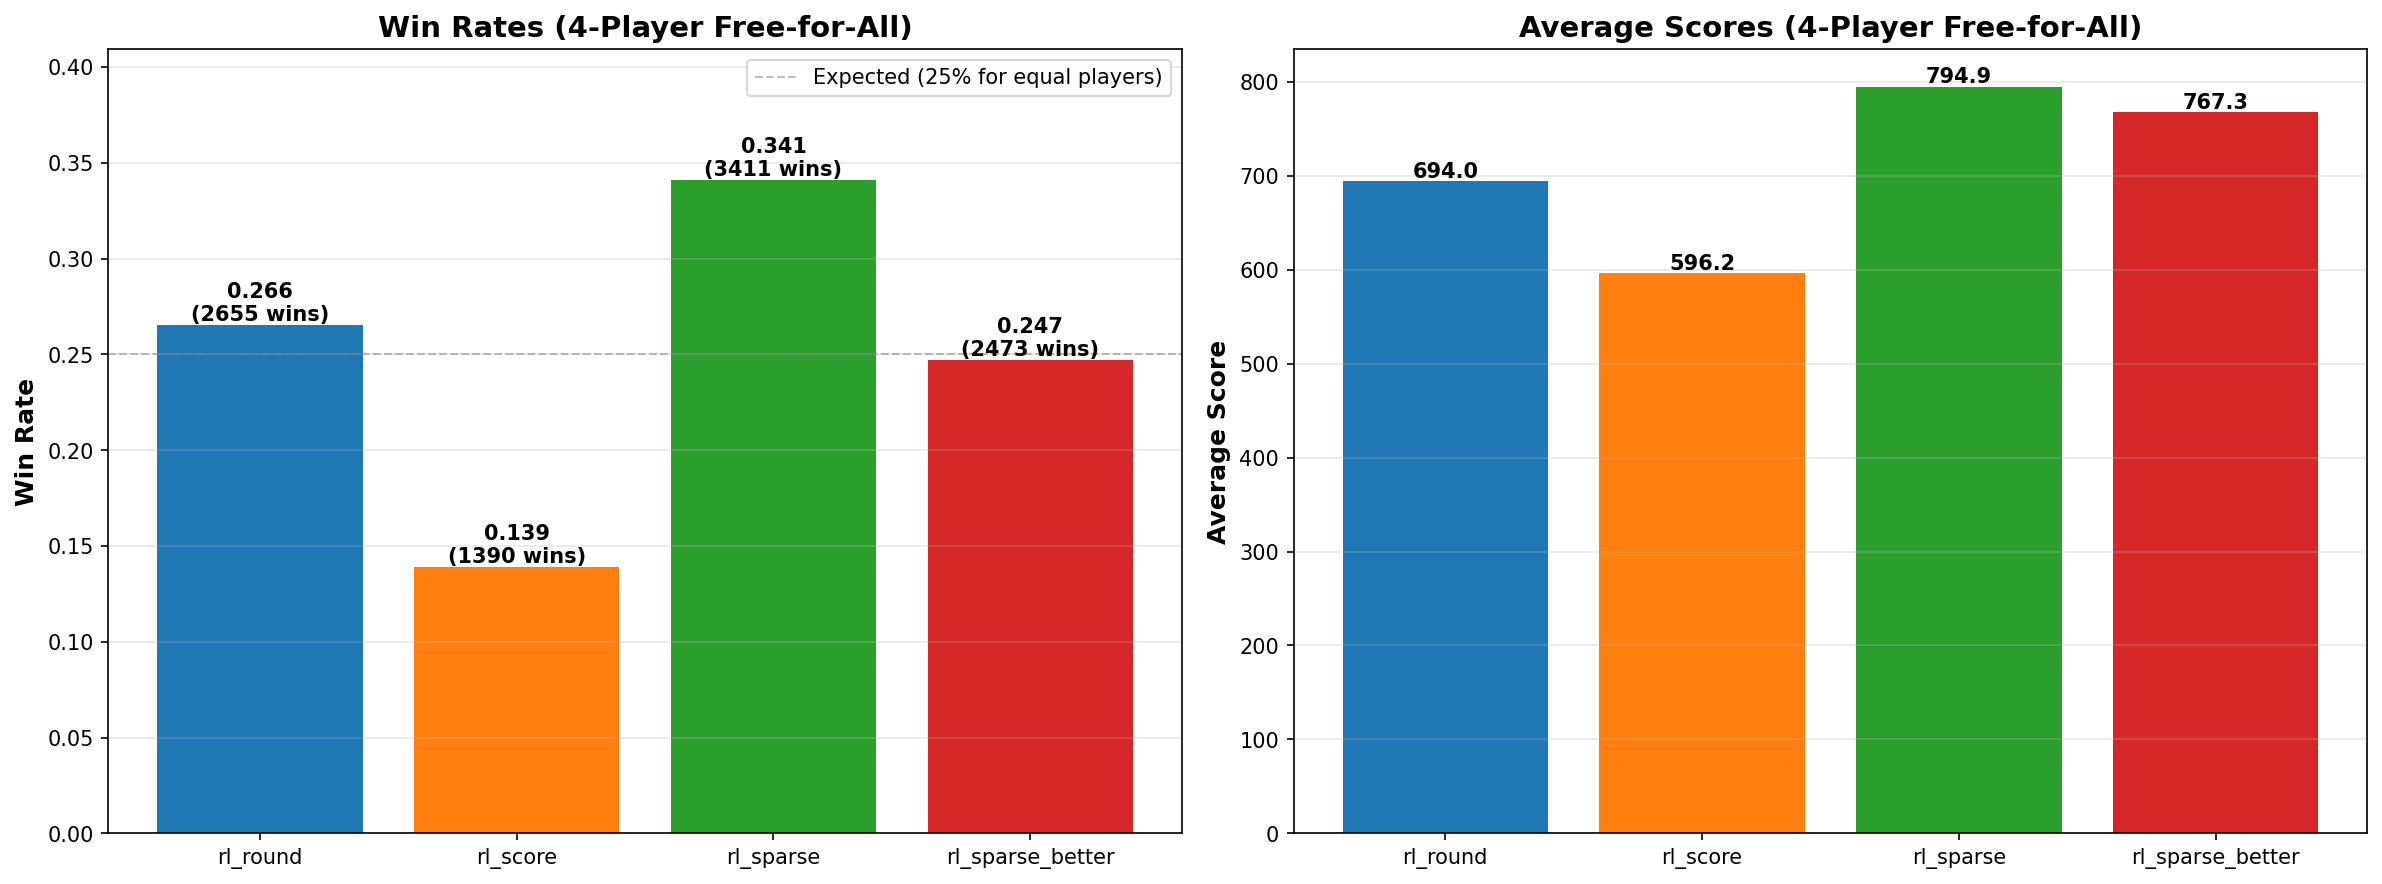

Write the Python code that produced this figure.
"""
PPO Agents Free-for-All Tournament

All 4 PPO agents (rl_round, rl_score, rl_sparse, rl_sparse_better) fight against
each other simultaneously in a 4-player free-for-all match.
"""

import sys
from pathlib import Path
from typing import List
import numpy as np
import matplotlib.pyplot as plt
import os
import copy
from contextlib import redirect_stdout
import importlib.util

# Add project root to path
project_root = Path(__file__).resolve().parent.parent
if str(project_root) not in sys.path:
    sys.path.insert(0, str(project_root))

from stable_baselines3 import PPO

# Add game_theory to path for imports
sys.path.insert(0, str(project_root / "game_theory"))
from bank import Bank
from players import Player

# ============================================================================
# CONFIGURATION
# ============================================================================

# Number of games to run
N_GAMES = 10000

# Number of rounds per game
ROUNDS = 10

# Model paths
MODEL_PATHS = {
    "rl_round": project_root / "big_rl" / "rl_round" / "RL_data" / "rl_bank_model_ppo_troll.zip",
    "rl_score": project_root / "big_rl" / "rl_score" / "RL_data" / "rl_bank_model_ppo_multi.zip",
    "rl_sparse": project_root / "big_rl" / "rl_sparse" / "RL_data" / "rl_bank_model_ppo_troll.zip",
    "rl_sparse_better": project_root / "big_rl" / "rl_sparse_better" / "RL_data" / "rl_bank_model_ppo_troll.zip",
}

# ============================================================================
# RL MODEL PLAYER WRAPPER
# ============================================================================

class RLModelPlayer(Player):
    """A Player wrapper that uses an RL model to make decisions."""
    
    def __init__(self, model, name: str = None, n_players: int = 4):
        """
        Initialize RL model player.
        
        Args:
            model: The trained PPO model
            name: Name of the player
            n_players: Total number of players in the game (for observation space)
        """
        super().__init__(name=name)
        self.model = model
        self.n_players = n_players
        self.score_scale = 5000.0  # Same normalization as in BankEnv
        
        # Get expected observation space size from the model
        obs_space = model.observation_space
        if hasattr(obs_space, 'shape'):
            self.expected_obs_size = obs_space.shape[0]
        else:
            # Fallback: assume it was trained with 1 opponent (2 players total)
            self.expected_obs_size = 6  # 1 + 1 + 2 + 2
    
    def state_to_observation(self, state: dict) -> np.ndarray:
        """
        Convert game state dictionary to observation array for the RL model.
        
        Observation format: [current_score, rounds_remaining, player_0_score, ..., 
                            player_n_score, player_0_in, ..., player_n_in]
        
        The observation is padded/truncated to match what the model expects.
        """
        # Build full observation for current game
        full_obs = np.zeros(1 + 1 + self.n_players + self.n_players, dtype=np.float32)
        
        # Normalize current_score
        full_obs[0] = float(state["current_score"]) / self.score_scale
        
        # Normalize rounds_remaining
        full_obs[1] = float(state["rounds_remaining"]) / float(max(ROUNDS, 1))
        
        # Normalize player scores
        player_scores = state["player_scores"]
        for i in range(self.n_players):
            if i < len(player_scores):
                full_obs[2 + i] = float(player_scores[i]) / self.score_scale
        
        # Players in (binary)
        players_in = state["players_in"]
        for i in range(self.n_players):
            if i < len(players_in):
                full_obs[2 + self.n_players + i] = float(players_in[i])
        
        # Adjust to match model's expected size
        if len(full_obs) == self.expected_obs_size:
            return full_obs
        elif len(full_obs) > self.expected_obs_size:
            # Truncate: take first expected_obs_size elements
            # This means we're dropping information about extra players
            return full_obs[:self.expected_obs_size]
        else:
            # Pad: add zeros at the end
            obs = np.zeros(self.expected_obs_size, dtype=np.float32)
            obs[:len(full_obs)] = full_obs
            return obs
    
    def decide_action(self, state: dict) -> str:
        """
        Use the RL model to decide action.
        
        Args:
            state: Game state dictionary
            
        Returns:
            "bank" or "roll"
        """
        # Convert state to observation
        obs = self.state_to_observation(state)
        
        # Get action from model (0 = roll, 1 = bank)
        action, _ = self.model.predict(obs, deterministic=True)
        
        # Convert to string
        return "bank" if action == 1 else "roll"

# ============================================================================
# HELPER FUNCTIONS
# ============================================================================

def load_env_class(folder_name):
    """Dynamically load the BankEnv class from a specific folder."""
    folder_path = project_root / "big_rl" / folder_name
    folder_path_str = str(folder_path)
    
    # Remove if already in path to avoid conflicts
    if folder_path_str in sys.path:
        sys.path.remove(folder_path_str)
    sys.path.insert(0, folder_path_str)
    
    # Import the BankEnv from this specific folder
    spec = importlib.util.spec_from_file_location(
        f"bank_gym_{folder_name}",
        folder_path / "bank_gym.py"
    )
    bank_gym_module = importlib.util.module_from_spec(spec)
    spec.loader.exec_module(bank_gym_module)
    
    return bank_gym_module.BankEnv

def load_model(model_path, folder_name):
    """Load a PPO model from the given path using the appropriate environment."""
    BankEnvClass = load_env_class(folder_name)
    
    # Create template environment for loading model
    # Use a dummy opponent for initialization
    from game_theory.players import ThersholdPlayer
    template_opponents = [ThersholdPlayer(threshold=100)]
    template_env = BankEnvClass(
        rounds=ROUNDS,
        opponents=template_opponents,
        max_round_length=100,
        verbose=False
    )
    
    # Load model (suppress output)
    with open(os.devnull, 'w') as devnull:
        with redirect_stdout(devnull):
            model = PPO.load(str(model_path), env=template_env)
    
    template_env.close()
    return model

def run_tournament_game(players: List['RLModelPlayer'], seed=None) -> dict:
    """
    Run a single tournament game with all players.
    
    Returns:
        Dictionary with final scores and winner info
    """
    if seed is not None:
        np.random.seed(seed)
    
    # Create game
    game = Bank(rounds=ROUNDS, players=players, verbose=False)
    game.play_game()
    
    # Get final scores
    final_scores = game.player_scores
    
    # Determine winner(s) - could be ties
    max_score = max(final_scores)
    winners = [i for i, score in enumerate(final_scores) if score == max_score]
    
    return {
        'final_scores': final_scores,
        'winners': winners,
        'max_score': max_score,
    }

# ============================================================================
# MAIN
# ============================================================================

def main():
    """Main function to run the tournament."""
    print("=" * 80)
    print("PPO Agents Free-for-All Tournament (Troll)")
    print("=" * 80)
    print(f"4 agents fighting simultaneously")
    print(f"Running {N_GAMES} games with {ROUNDS} rounds each\n")
    
    # Check all models exist
    for name, path in MODEL_PATHS.items():
        if not path.exists():
            print(f"Error: Model not found at {path}")
            return
    
    # Load all models
    print("Loading models...")
    models = {}
    
    for folder_name, model_path in MODEL_PATHS.items():
        print(f"  Loading {folder_name}...", end=" ", flush=True)
        try:
            model = load_model(model_path, folder_name)
            models[folder_name] = model
            print("✓")
        except Exception as e:
            print(f"✗ Error: {e}")
            import traceback
            traceback.print_exc()
            return
    
    print()
    
    # Create RL players
    print("Creating RL players...")
    agent_names = list(MODEL_PATHS.keys())
    players = []
    for agent_name in agent_names:
        player = RLModelPlayer(
            model=models[agent_name],
            name=agent_name,
            n_players=4
        )
        players.append(player)
        print(f"  {agent_name} ready")
    
    print()
    
    # Run tournament
    print(f"Running tournament ({N_GAMES} games)...")
    wins = {name: 0 for name in agent_names}
    ties = {name: 0 for name in agent_names}
    total_scores = {name: 0.0 for name in agent_names}
    
    for game_num in range(N_GAMES):
        if (game_num + 1) % 1000 == 0:
            print(f"  Progress: {game_num + 1}/{N_GAMES} games...", flush=True)
        
        # Run game
        result = run_tournament_game(players, seed=None)
        
        # Update statistics
        final_scores = result['final_scores']
        winners = result['winners']
        
        for i, agent_name in enumerate(agent_names):
            total_scores[agent_name] += final_scores[i]
            
            if i in winners:
                if len(winners) == 1:
                    wins[agent_name] += 1
                else:
                    ties[agent_name] += 1 / len(winners)  # Split tie credit
    
    print()
    
    # Calculate statistics
    win_rates = {name: wins[name] / N_GAMES for name in agent_names}
    tie_rates = {name: ties[name] / N_GAMES for name in agent_names}
    avg_scores = {name: total_scores[name] / N_GAMES for name in agent_names}
    
    # Print results
    print("=" * 80)
    print("Tournament Results")
    print("=" * 80)
    print(f"\n{'Agent':<20s} {'Wins':<8s} {'Ties':<12s} {'Win Rate':<12s} {'Avg Score':<12s}")
    print("-" * 80)
    
    for agent_name in agent_names:
        print(f"{agent_name:<20s} {wins[agent_name]:<8d} {ties[agent_name]:<12.2f} "
              f"{win_rates[agent_name]:<12.3f} {avg_scores[agent_name]:<12.2f}")
    
    # Create bar chart
    print("\nGenerating bar chart...")
    
    fig, (ax1, ax2) = plt.subplots(1, 2, figsize=(16, 6))
    
    # Subplot 1: Win rates
    win_rate_values = [win_rates[name] for name in agent_names]
    colors = ['#1f77b4', '#ff7f0e', '#2ca02c', '#d62728']
    
    bars1 = ax1.bar(agent_names, win_rate_values, color=colors)
    ax1.set_ylabel('Win Rate', fontsize=12, fontweight='bold')
    ax1.set_title('Win Rates (4-Player Free-for-All)', fontsize=14, fontweight='bold')
    ax1.set_ylim([0, max(win_rate_values) * 1.2 if max(win_rate_values) > 0 else 1])
    ax1.grid(True, alpha=0.3, axis='y')
    ax1.axhline(y=0.25, color='gray', linestyle='--', alpha=0.5, linewidth=1, 
                label='Expected (25% for equal players)')
    ax1.legend()
    
    # Add value labels
    for i, (bar, rate) in enumerate(zip(bars1, win_rate_values)):
        height = bar.get_height()
        ax1.text(bar.get_x() + bar.get_width()/2., height,
               f'{rate:.3f}\n({wins[agent_names[i]]} wins)',
               ha='center', va='bottom', fontsize=10, fontweight='bold')
    
    # Subplot 2: Average scores
    avg_score_values = [avg_scores[name] for name in agent_names]
    
    bars2 = ax2.bar(agent_names, avg_score_values, color=colors)
    ax2.set_ylabel('Average Score', fontsize=12, fontweight='bold')
    ax2.set_title('Average Scores (4-Player Free-for-All)', fontsize=14, fontweight='bold')
    ax2.grid(True, alpha=0.3, axis='y')
    
    # Add value labels
    for bar, score in zip(bars2, avg_score_values):
        height = bar.get_height()
        ax2.text(bar.get_x() + bar.get_width()/2., height,
               f'{score:.1f}',
               ha='center', va='bottom', fontsize=10, fontweight='bold')
    
    plt.tight_layout()
    
    # Save figure
    output_dir = project_root / "player_arena"
    output_dir.mkdir(parents=True, exist_ok=True)
    save_path = output_dir / "ppo_agents_tournament_troll.png"
    plt.savefig(save_path, dpi=150, bbox_inches='tight')
    print(f"Figure saved to: {save_path}")
    
    plt.show()
    
    print("\nTournament complete!")

if __name__ == "__main__":
    main()

